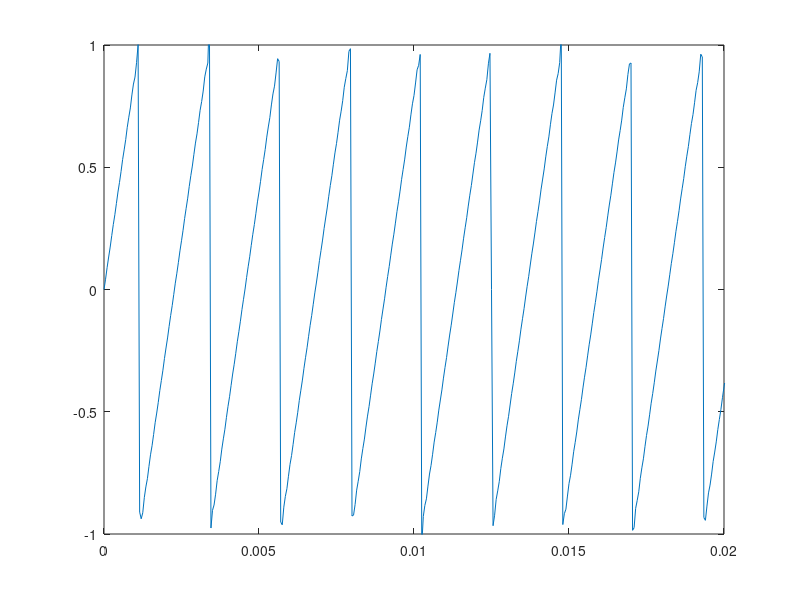

MATLAB code to generate this figure: (Note: this script raises an error after producing the figure.)
% Fourier Synthesis Example: Sawtooth

% Number of sine waves in finite computation
n = 150;
% Amplitude
A = 0.5;
% Sample Rate (samples per second) 
sr = 20000;
% Signal length (in seconds)
s = 2;
% Frequency (in Hz)
f = 440;
% Time axis
tt = 0:1 / sr:s;

wave = 0;

for k = 1:n
    wave = wave - (2/pi)*cos(k * pi) * sin(2 * pi * f * k * tt)/k;
end


plot(tt, wave)
axis([0 0.0200 -1 1]);

spectrogram(sin(2*pi*440*tt), hamming(length(sin(2*pi*440*tt))/5), [], [], sr, "yaxis");
% spectrogram(wave, hamming(length(wave)/5), [], [], sr, "yaxis");
% sound(sin(2*pi*440*tt)*0.05, sr);
% sound(wave*0.05, sr);
% sound(square(2*pi*440*tt)*0.05, sr)
